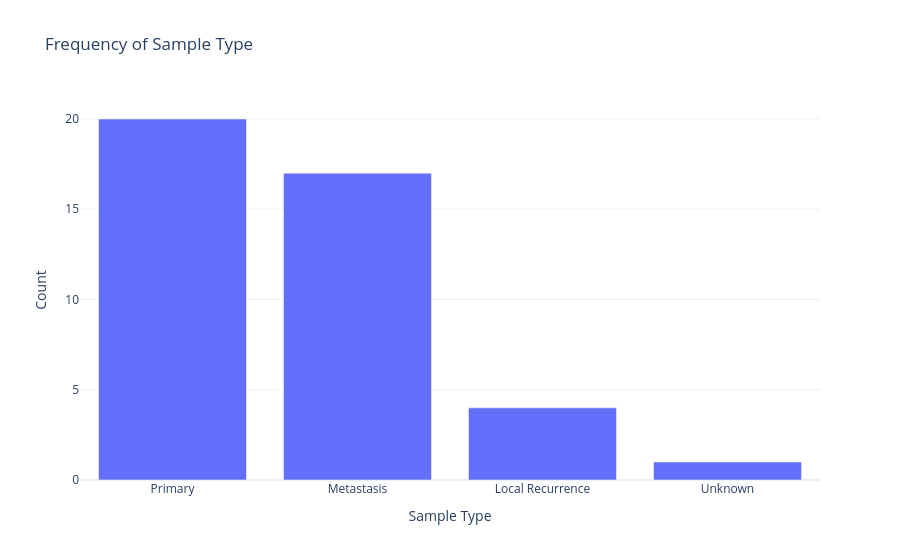

Notebook code for this chart:
### Code cell
# Test the function
fig, sample_type_counts = create_frequency_plot(
    sample_df,
    variable="Sample Type"
)

fig.show()

### Figure 1 — Plotly figure (JSON) as saved in the notebook; plotly's stock layout.template omitted (floating-point values rounded to 4 significant figures)
{"data": [{"hovertemplate": "Sample Type=%{x}<br>Count=%{y}<extra></extra>", "legendgroup": "", "marker": {"color": "#636efa", "pattern": {"shape": ""}}, "name": "", "orientation": "v", "showlegend": false, "textposition": "auto", "type": "bar", "x": ["Primary", "Metastasis", "Local Recurrence", "Unknown"], "xaxis": "x", "y": [20, 17, 4, 1], "yaxis": "y"}], "layout": {"barmode": "relative", "legend": {"tracegroupgap": 0}, "title": {"text": "Frequency of Sample Type"}, "xaxis": {"anchor": "y", "domain": [0, 1], "title": {"text": "Sample Type"}}, "yaxis": {"anchor": "x", "domain": [0, 1], "title": {"text": "Count"}}}}
